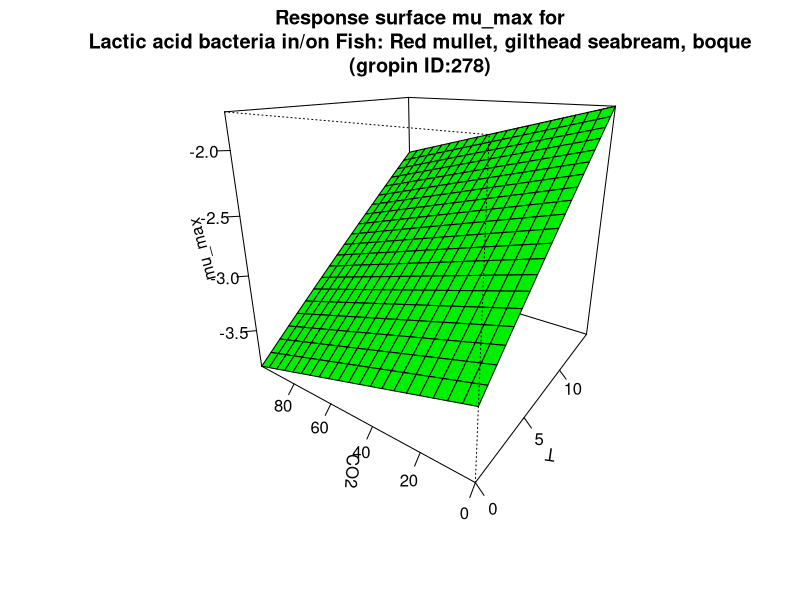

R code for this plot:
#############################
# start of Parameter script
#############################
T <- seq(0,14.985014985015,length.out=21)
CO2 <- seq(0,99.9000999000999,length.out=21)
#############################
# end of Parameter script
#############################
############################# 
# start of Model script Gropin ID 278 
#############################
 
# constant coefficients for this model
mref <- 0.0378
dco2 <- 0.00576
Ea <- 67.5
 
variables <- data.frame(T,CO2)
argumentsPar <- expand.grid(variables)
 
# heart of the model
response_surface <- function(T,CO2) {
   mumax <-(log(mref)-(dco2*CO2)+(Ea/0.00831)*((1/273)-(1/(T+273))))

return(mumax=mumax)
} 

# output parameters
mumax <- cbind(argumentsPar,response_surface(argumentsPar['T'],argumentsPar['CO2']))
colnames(mumax) <- c(colnames(argumentsPar),'mumax')
#############################
# End of Model script
#############################
############################# 
# start of Visualisation script Gropin ID 278 
#############################
persp(T,CO2,matrix(unlist(mumax$mumax),nrow=21),col = 'green',xlab='T',ylab='CO2',zlab='mu_max',main='Response surface mu_max for
Lactic acid bacteria in/on Fish: Red mullet, gilthead seabream, boque
(gropin ID:278)',theta=305,phi=20,shade=0.25,ticktype = 'detailed')
#############################
# End of Visualisation script
#############################
